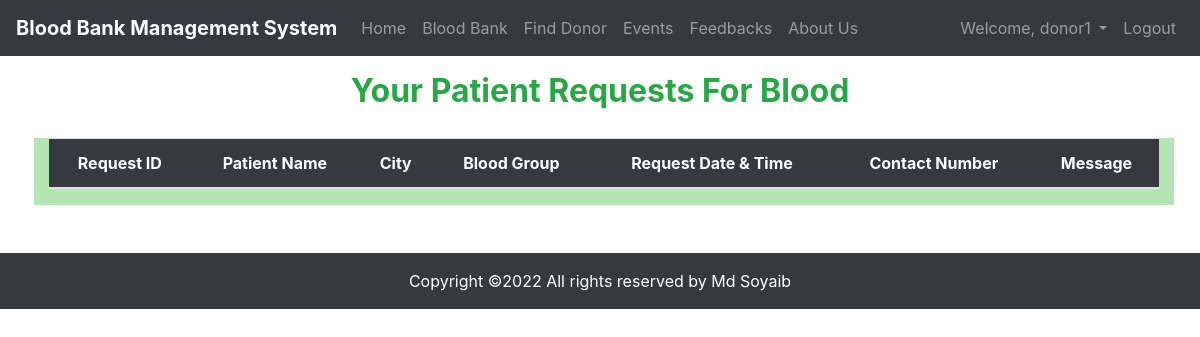
Page /patient_requests (signed in) on the earlier database version.
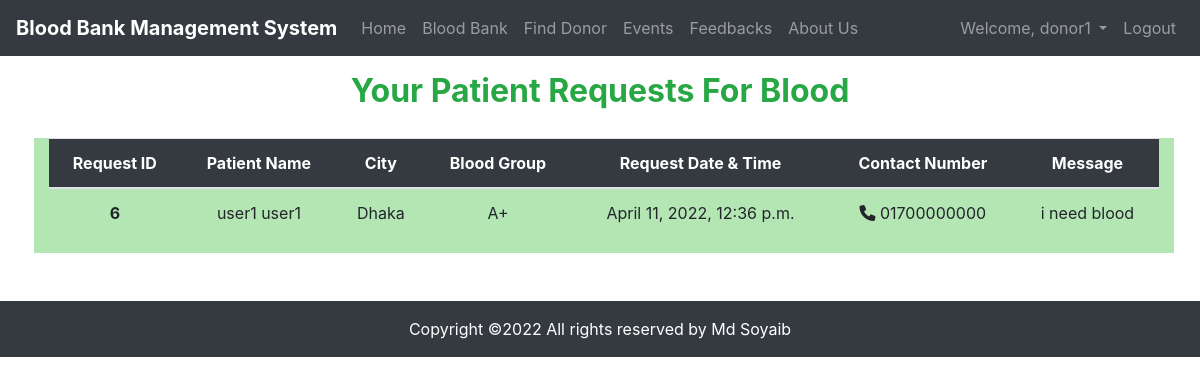
Same page on the later database version.
### app/models.py (models this page shows, shortened)
class CustomUser(AbstractUser):
    email = models.EmailField(max_length=100, blank=True, unique=True, null=True)
    phone = models.CharField(verbose_name=_("Mobile phone"), max_length=14, blank=True, null=True, unique=True)
    city = models.CharField(max_length=50, null=True, blank=True)
    role = models.CharField(max_length=50, null=True, blank=True)
    blood = models.CharField(verbose_name=_("Blood Group"), max_length=10, null=True, blank=True)
    created_at = models.DateTimeField(auto_now_add=True, blank=True, null=True)
    updated_at = models.DateTimeField(auto_now=True, blank=True, null=True)

class RequestToDonor(models.Model):
    from_patient = models.ForeignKey(CustomUser, on_delete=models.PROTECT, null=True, blank=True, related_name='From+')
    to_donor = models.ForeignKey(CustomUser, on_delete=models.PROTECT, null=True, blank=True, related_name='To+')
    blood = models.ForeignKey(Blood, on_delete=models.PROTECT, null=True, blank=True)
    message = models.TextField(null=True, blank=True)
    created_at = models.DateTimeField(auto_now_add=True, blank=True, null=True)
    updated_at = models.DateTimeField(auto_now=True, blank=True, null=True)

class Blood(models.Model):
    group = models.CharField(verbose_name=_("Blood Group"), max_length=10, unique=True, null=True, blank=True)
    stock = models.PositiveIntegerField(null=True, blank=True)
    photo = models.ImageField(null=True, blank=True, upload_to='blood')
    status = models.BooleanField(null=True, blank=True)
    created_at = models.DateTimeField(auto_now_add=True, blank=True, null=True)
    updated_at = models.DateTimeField(auto_now=True, blank=True, null=True)

### app/views.py (the view)
# urls.py: path('patient_requests', PatientRequestHistory.as_view(), name="patient_requests"),
class PatientRequestHistory(View):
    def get(self, request):
        user = request.user
        if user.is_authenticated:
            if user.role == "donor":
                requests = RequestToDonor.objects.filter(to_donor=user).order_by('-id')
                return render(request, "patient_request_history.html", {'request':requests})
            else:
                messages.warning(request, "you don't have access to this page")
                return redirect('home')
        else:
            messages.warning(request, "login first to access that page")
            return redirect('login')

### templates/patient_request_history.html (shortened to what this page needs)
{% extends 'base.html' %}
{% block content %}
    <div class="container">
        <div class="row">
            <div class="col-lg-12 text-center pt-3 pb-3 text-success">
                <h2><b>Your Patient Requests For Blood</b></h2>
            </div>
            <div class="col-lg-12 ml-1 mr-1 mt-1 mb-5" style="background-color: rgb(180, 230, 180);">
                <table class="table table-hover text-center">
                    <thead class="bg-dark text-white">
                      <tr>
                        <th scope="col">Request ID</th>
                        <th scope="col">Patient Name</th>
                        <th scope="col">City</th>
                        <th scope="col">Blood Group</th>
                        <th scope="col">Request Date & Time</th>
                        <th scope="col">Contact Number</th>
                        <th scope="col">Message</th>
                      </tr>
                    </thead>
                    <tbody>
                        {% for request in request %}
                        <tr>
                            <th scope="row">{{request.id}}</th>
                            <td>{{request.from_patient.first_name}} {{request.from_patient.last_name}}</td>
                            <td>{{request.from_patient.city}}</td>
                            <td>{{request.blood.group}}</td>
                            <td>{{request.created_at}}</td>
                            <td><i class="fa-solid fa-phone"></i> {{request.from_patient.phone}}</td>
                            <td>{{request.message}}</td>
                        </tr>
                        {% endfor %}
                    </tbody>
                </table>
            </div>
        </div>
    </div>
{% endblock content %}

### templates/base.html (shortened to what this page needs)
<!DOCTYPE html>
<html lang="en">
<head>
    <link rel="stylesheet" href="/static/css/bootstrap.min.css" type="text/css">
    <link rel="stylesheet" href="/static/css/style.css" type="text/css">
    <link rel="stylesheet" href="https://cdnjs.cloudflare.com/ajax/libs/font-awesome/6.0.0/css/all.min.css" type="text/css">
</head>
<body>
<nav class="navbar navbar-expand-lg navbar-dark bg-dark">
    <a class="navbar-brand" href="{% url 'home' %}"><b>Blood Bank Management System</b></a>
    <div class="collapse navbar-collapse" id="navbarSupportedContent">
        <ul class="navbar-nav mr-auto">
            <li class="">
                <a class="nav-link" href="{% url 'home' %}">Home <span class="sr-only">(current)</span></a>
            </li>
            {% if user.is_authenticated %}
            <li class="">
                <a class="nav-link" href="{% url 'blood_bank' %}">Blood Bank <span class="sr-only">(current)</span></a>
            </li>
            <li class="">
                <a class="nav-link" href="{% url 'find_donor' %}">Find Donor <span class="sr-only">(current)</span></a>
            </li>
            {% endif %}
            <li class="">
                <a class="nav-link" href="{% url 'event' %}">Events<span class="sr-only"></a>
            </li>
            <li class="">
                <a class="nav-link" href="{% url 'feedback' %}">Feedbacks</a>
            </li>
            <li class="">
                <a class="nav-link" href="{% url 'about' %}">About Us</a>
            </li>
        </ul>
        <ul class="navbar-nav">
            {% if user.is_authenticated %}
            <li class="nav-item dropdown">
                <a class="nav-link dropdown-toggle" href="#" id="navbarDropdown" role="button" data-toggle="dropdown"
                   aria-haspopup="true" aria-expanded="false">
                    Welcome, {{user.username}}
                </a>
            </li>
            <li class="nav-item">
                <a class="nav-link" href="{% url 'logout' %}">Logout</a>
            </li>
            {% endif %}
        </ul>
    </div>
</nav>
{% block content %}
{% endblock content %}
<footer class="bg-light text-center text-lg-start">
    <div class="text-center p-3 bg-dark" style="color:white;">
        Copyright &copy;<script>document.write(new Date().getFullYear());</script>
        All rights reserved by Md Soyaib
    </div>
</footer>
</body>
</html>

Differences in the rows shown:
added RequestToDonor: id "6", from_patient.first_name "user1", from_patient.last_name "user1", from_patient.city "Dhaka", blood.group "A+", created_at "April 11, 2022, 12:36 p.m.", from_patient.phone "01700000000", message "i need blood"
